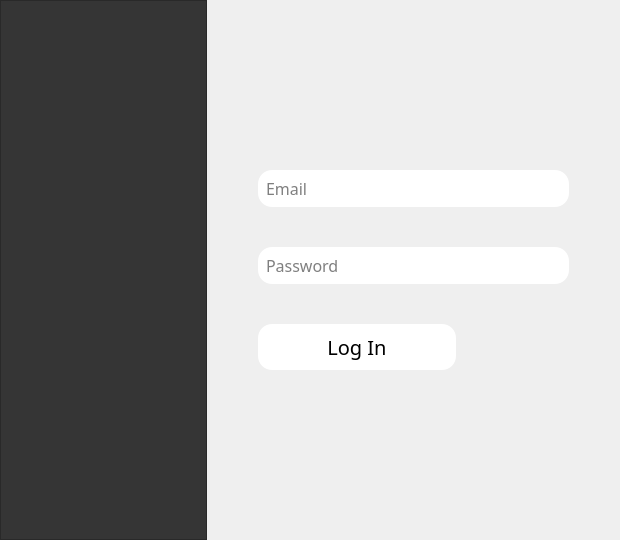
<?xml version="1.0" encoding="UTF-8"?>
<ui version="4.0">
 <class>Form</class>
 <widget class="QWidget" name="Form">
  <property name="geometry">
   <rect>
    <x>0</x>
    <y>0</y>
    <width>620</width>
    <height>540</height>
   </rect>
  </property>
  <property name="minimumSize">
   <size>
    <width>620</width>
    <height>540</height>
   </size>
  </property>
  <property name="maximumSize">
   <size>
    <width>620</width>
    <height>540</height>
   </size>
  </property>
  <property name="windowTitle">
   <string>Form</string>
  </property>
  <layout class="QHBoxLayout" name="horizontalLayout" stretch="1,2">
   <property name="spacing">
    <number>0</number>
   </property>
   <property name="leftMargin">
    <number>0</number>
   </property>
   <property name="topMargin">
    <number>0</number>
   </property>
   <property name="rightMargin">
    <number>0</number>
   </property>
   <property name="bottomMargin">
    <number>0</number>
   </property>
   <item>
    <widget class="QFrame" name="frame">
     <property name="styleSheet">
      <string notr="true">background-color: rgb(53, 53, 53);</string>
     </property>
     <property name="frameShape">
      <enum>QFrame::Shape::StyledPanel</enum>
     </property>
     <property name="frameShadow">
      <enum>QFrame::Shadow::Raised</enum>
     </property>
    </widget>
   </item>
   <item>
    <widget class="QStackedWidget" name="stackedWidget">
     <property name="maximumSize">
      <size>
       <width>1476457</width>
       <height>16777215</height>
      </size>
     </property>
     <property name="styleSheet">
      <string notr="true">QStackedWidget::tab { display: none; }</string>
     </property>
     <property name="currentIndex">
      <number>1</number>
     </property>
     <widget class="QWidget" name="optionPageMain">
      <layout class="QVBoxLayout" name="verticalLayout">
       <property name="spacing">
        <number>30</number>
       </property>
       <property name="leftMargin">
        <number>100</number>
       </property>
       <property name="topMargin">
        <number>0</number>
       </property>
       <property name="rightMargin">
        <number>100</number>
       </property>
       <property name="bottomMargin">
        <number>0</number>
       </property>
       <item>
        <spacer name="verticalSpacer_2">
         <property name="orientation">
          <enum>Qt::Orientation::Vertical</enum>
         </property>
         <property name="sizeHint" stdset="0">
          <size>
           <width>20</width>
           <height>40</height>
          </size>
         </property>
        </spacer>
       </item>
       <item>
        <widget class="QPushButton" name="loginMain">
         <property name="font">
          <font>
           <family>Century Gothic</family>
           <pointsize>15</pointsize>
          </font>
         </property>
         <property name="styleSheet">
          <string notr="true">QPushButton {
    border: 2px solid transparent;
    border-radius: 15px;      
    padding: 8px;                  
    background-color: white;        
    color: black;             
    transition: background-color 0.3s ease; 
}

QPushButton:hover {
    background-color:  rgb(245, 245, 245);
    color: black;                  
}

QPushButton:pressed {
    background-color:  #d0d0d0;
    color: black;
}</string>
         </property>
         <property name="text">
          <string>Log In</string>
         </property>
        </widget>
       </item>
       <item>
        <widget class="QPushButton" name="registerMain">
         <property name="font">
          <font>
           <family>Century Gothic</family>
           <pointsize>15</pointsize>
          </font>
         </property>
         <property name="styleSheet">
          <string notr="true">QPushButton {
    border: 2px solid transparent;
    border-radius: 15px;      
    padding: 8px;                  
    background-color: white;        
    color: black;             
    transition: background-color 0.3s ease; 
}

QPushButton:hover {
    background-color:  rgb(245, 245, 245);
    color: black;                  
}

QPushButton:pressed {
    background-color: #d0d0d0;
    color: black;
}</string>
         </property>
         <property name="text">
          <string>Register</string>
         </property>
        </widget>
       </item>
       <item>
        <spacer name="verticalSpacer">
         <property name="orientation">
          <enum>Qt::Orientation::Vertical</enum>
         </property>
         <property name="sizeHint" stdset="0">
          <size>
           <width>20</width>
           <height>40</height>
          </size>
         </property>
        </spacer>
       </item>
      </layout>
     </widget>
     <widget class="QWidget" name="logInPage">
      <layout class="QVBoxLayout" name="verticalLayout_2">
       <property name="spacing">
        <number>38</number>
       </property>
       <property name="leftMargin">
        <number>50</number>
       </property>
       <property name="topMargin">
        <number>0</number>
       </property>
       <property name="rightMargin">
        <number>50</number>
       </property>
       <property name="bottomMargin">
        <number>0</number>
       </property>
       <item>
        <spacer name="verticalSpacer_3">
         <property name="orientation">
          <enum>Qt::Orientation::Vertical</enum>
         </property>
         <property name="sizeHint" stdset="0">
          <size>
           <width>20</width>
           <height>40</height>
          </size>
         </property>
        </spacer>
       </item>
       <item>
        <widget class="QLineEdit" name="emailLogIn">
         <property name="font">
          <font>
           <family>Century Gothic</family>
           <pointsize>12</pointsize>
          </font>
         </property>
         <property name="styleSheet">
          <string notr="true">QLineEdit {
	border: 2px solid transparent; 
    border-radius: 15px;
	padding: 5px;
}</string>
         </property>
         <property name="placeholderText">
          <string>Email</string>
         </property>
        </widget>
       </item>
       <item>
        <widget class="QLineEdit" name="passwordLogIn">
         <property name="font">
          <font>
           <family>Century Gothic</family>
           <pointsize>12</pointsize>
          </font>
         </property>
         <property name="styleSheet">
          <string notr="true">QLineEdit {
	border: 2px solid transparent; 
    border-radius: 15px;
	padding: 5px;
}</string>
         </property>
         <property name="placeholderText">
          <string>Password</string>
         </property>
        </widget>
       </item>
       <item alignment="">
        <widget class="QPushButton" name="loginSubmit">
         <property name="minimumSize">
          <size>
           <width>200</width>
           <height>0</height>
          </size>
         </property>
         <property name="maximumSize">
          <size>
           <width>200</width>
           <height>16777215</height>
          </size>
         </property>
         <property name="font">
          <font>
           <family>Century Gothic</family>
           <pointsize>15</pointsize>
          </font>
         </property>
         <property name="styleSheet">
          <string notr="true">QPushButton {
    border: 2px solid transparent;
    border-radius: 15px;      
    padding: 8px;                  
    background-color: white;        
    color: black;             
    transition: background-color 0.3s ease; 
}

QPushButton:hover {
    background-color:  rgb(245, 245, 245);
    color: black;                  
}

QPushButton:pressed {
    background-color:  #d0d0d0;
    color: black;
}</string>
         </property>
         <property name="text">
          <string>Log In</string>
         </property>
        </widget>
       </item>
       <item>
        <spacer name="verticalSpacer_4">
         <property name="orientation">
          <enum>Qt::Orientation::Vertical</enum>
         </property>
         <property name="sizeHint" stdset="0">
          <size>
           <width>20</width>
           <height>40</height>
          </size>
         </property>
        </spacer>
       </item>
      </layout>
     </widget>
     <widget class="QWidget" name="optionPage">
      <layout class="QVBoxLayout" name="verticalLayout_3">
       <property name="leftMargin">
        <number>100</number>
       </property>
       <property name="topMargin">
        <number>0</number>
       </property>
       <property name="rightMargin">
        <number>100</number>
       </property>
       <property name="bottomMargin">
        <number>0</number>
       </property>
       <item>
        <spacer name="verticalSpacer_6">
         <property name="orientation">
          <enum>Qt::Orientation::Vertical</enum>
         </property>
         <property name="sizeHint" stdset="0">
          <size>
           <width>20</width>
           <height>40</height>
          </size>
         </property>
        </spacer>
       </item>
       <item>
        <widget class="QPushButton" name="clientButton">
         <property name="font">
          <font>
           <family>Century Gothic</family>
           <pointsize>12</pointsize>
          </font>
         </property>
         <property name="styleSheet">
          <string notr="true">QPushButton {
    border: none;
    background-color: transparent;
}

QPushButton:hover {
    icon: url(:/icons/user_register_hovered.png);
}

QPushButton:pressed {
    icon: url(:/icons/user_register_hovered.png);
}</string>
         </property>
         <property name="text">
          <string/>
         </property>
         <property name="icon">
          <iconset resource="../icons/icons.qrc">
           <normaloff>:/icons/user_register.png</normaloff>:/icons/user_register.png</iconset>
         </property>
         <property name="iconSize">
          <size>
           <width>90</width>
           <height>90</height>
          </size>
         </property>
        </widget>
       </item>
       <item alignment="">
        <widget class="QLabel" name="clientLabel">
         <property name="minimumSize">
          <size>
           <width>0</width>
           <height>35</height>
          </size>
         </property>
         <property name="maximumSize">
          <size>
           <width>100</width>
           <height>40</height>
          </size>
         </property>
         <property name="font">
          <font>
           <family>Century Gothic</family>
           <pointsize>16</pointsize>
          </font>
         </property>
         <property name="text">
          <string>Client</string>
         </property>
        </widget>
       </item>
       <item>
        <spacer name="verticalSpacer_5">
         <property name="orientation">
          <enum>Qt::Orientation::Vertical</enum>
         </property>
         <property name="sizeHint" stdset="0">
          <size>
           <width>20</width>
           <height>40</height>
          </size>
         </property>
        </spacer>
       </item>
       <item>
        <widget class="QPushButton" name="agentButton">
         <property name="font">
          <font>
           <family>Century Gothic</family>
           <pointsize>12</pointsize>
          </font>
         </property>
         <property name="styleSheet">
          <string notr="true">QPushButton {
    border: none;
    background-color: transparent;
}

QPushButton:hover {
    icon: url(:/icons/real-estate-agent_hovered.png);
}

QPushButton:pressed {
    icon: url(:/icons/real-estate-agent_hovered.png);
}</string>
         </property>
         <property name="text">
          <string/>
         </property>
         <property name="icon">
          <iconset resource="../icons/icons.qrc">
           <normaloff>:/icons/real-estate-agent_register.png</normaloff>:/icons/real-estate-agent_register.png</iconset>
         </property>
         <property name="iconSize">
          <size>
           <width>100</width>
           <height>100</height>
          </size>
         </property>
        </widget>
       </item>
       <item alignment="">
        <widget class="QLabel" name="agentLabel">
         <property name="maximumSize">
          <size>
           <width>16777215</width>
           <height>25</height>
          </size>
         </property>
         <property name="font">
          <font>
           <family>Century Gothic</family>
           <pointsize>16</pointsize>
          </font>
         </property>
         <property name="text">
          <string>Agent</string>
         </property>
        </widget>
       </item>
       <item>
        <spacer name="verticalSpacer_7">
         <property name="orientation">
          <enum>Qt::Orientation::Vertical</enum>
         </property>
         <property name="sizeHint" stdset="0">
          <size>
           <width>20</width>
           <height>40</height>
          </size>
         </property>
        </spacer>
       </item>
      </layout>
     </widget>
     <widget class="QWidget" name="registrationPage">
      <property name="maximumSize">
       <size>
        <width>16777215</width>
        <height>480</height>
       </size>
      </property>
      <property name="layoutDirection">
       <enum>Qt::LayoutDirection::LeftToRight</enum>
      </property>
      <layout class="QVBoxLayout" name="verticalLayout_4">
       <property name="leftMargin">
        <number>50</number>
       </property>
       <property name="topMargin">
        <number>0</number>
       </property>
       <property name="rightMargin">
        <number>50</number>
       </property>
       <property name="bottomMargin">
        <number>0</number>
       </property>
       <item>
        <widget class="QLabel" name="titleRegister">
         <property name="enabled">
          <bool>true</bool>
         </property>
         <property name="maximumSize">
          <size>
           <width>24325</width>
           <height>30</height>
          </size>
         </property>
         <property name="font">
          <font>
           <family>Century Gothic</family>
           <pointsize>18</pointsize>
          </font>
         </property>
         <property name="text">
          <string>Client Register</string>
         </property>
         <property name="alignment">
          <set>Qt::AlignmentFlag::AlignCenter</set>
         </property>
        </widget>
       </item>
       <item>
        <widget class="QLineEdit" name="firstNameInput">
         <property name="font">
          <font>
           <family>Century Gothic</family>
           <pointsize>10</pointsize>
          </font>
         </property>
         <property name="autoFillBackground">
          <bool>false</bool>
         </property>
         <property name="styleSheet">
          <string notr="true">QLineEdit {
	border: 2px solid transparent; 
    border-radius: 15px;
	padding: 5px;
}</string>
         </property>
         <property name="frame">
          <bool>true</bool>
         </property>
         <property name="placeholderText">
          <string>First Name</string>
         </property>
        </widget>
       </item>
       <item>
        <widget class="QLineEdit" name="lastNameInput">
         <property name="font">
          <font>
           <family>Century Gothic</family>
           <pointsize>10</pointsize>
          </font>
         </property>
         <property name="autoFillBackground">
          <bool>false</bool>
         </property>
         <property name="styleSheet">
          <string notr="true">QLineEdit {
	border: 2px solid transparent; 
    border-radius: 15px;
	padding: 5px;
}</string>
         </property>
         <property name="frame">
          <bool>true</bool>
         </property>
         <property name="placeholderText">
          <string>Last Name</string>
         </property>
        </widget>
       </item>
       <item>
        <widget class="QLineEdit" name="emailInput">
         <property name="font">
          <font>
           <family>Century Gothic</family>
           <pointsize>10</pointsize>
          </font>
         </property>
         <property name="autoFillBackground">
          <bool>false</bool>
         </property>
         <property name="styleSheet">
          <string notr="true">QLineEdit {
	border: 2px solid transparent; 
    border-radius: 15px;
	padding: 5px;
}</string>
         </property>
         <property name="frame">
          <bool>true</bool>
         </property>
         <property name="placeholderText">
          <string>Email</string>
         </property>
        </widget>
       </item>
       <item>
        <widget class="QLineEdit" name="passwordInput">
         <property name="font">
          <font>
           <family>Century Gothic</family>
           <pointsize>10</pointsize>
          </font>
         </property>
         <property name="autoFillBackground">
          <bool>false</bool>
         </property>
         <property name="styleSheet">
          <string notr="true">QLineEdit {
	border: 2px solid transparent; 
    border-radius: 15px;
	padding: 5px;
}</string>
         </property>
         <property name="frame">
          <bool>true</bool>
         </property>
         <property name="placeholderText">
          <string>Password</string>
         </property>
        </widget>
       </item>
       <item>
        <widget class="QLineEdit" name="phoneInput">
         <property name="font">
          <font>
           <family>Century Gothic</family>
           <pointsize>10</pointsize>
          </font>
         </property>
         <property name="autoFillBackground">
          <bool>false</bool>
         </property>
         <property name="styleSheet">
          <string notr="true">QLineEdit {
	border: 2px solid transparent; 
    border-radius: 15px;
	padding: 5px;
}</string>
         </property>
         <property name="frame">
          <bool>true</bool>
         </property>
         <property name="placeholderText">
          <string>Phone Number</string>
         </property>
        </widget>
       </item>
       <item alignment="">
        <widget class="QPushButton" name="submitButton">
         <property name="minimumSize">
          <size>
           <width>200</width>
           <height>0</height>
          </size>
         </property>
         <property name="maximumSize">
          <size>
           <width>200</width>
           <height>16777215</height>
          </size>
         </property>
         <property name="font">
          <font>
           <family>Century Gothic</family>
           <pointsize>15</pointsize>
          </font>
         </property>
         <property name="styleSheet">
          <string notr="true">QPushButton {
    border: 2px solid transparent;
    border-radius: 15px;      
    padding: 8px;                  
    background-color: white;        
    color: black;             
    transition: background-color 0.3s ease; 
}

QPushButton:hover {
    background-color:  rgb(245, 245, 245);
    color: black;                  
}

QPushButton:pressed {
    background-color: #d0d0d0;
    color: black;
}</string>
         </property>
         <property name="text">
          <string>Register</string>
         </property>
        </widget>
       </item>
      </layout>
     </widget>
    </widget>
   </item>
  </layout>
 </widget>
 <resources>
  <include location="../icons/icons.qrc"/>
 </resources>
 <connections/>
</ui>
